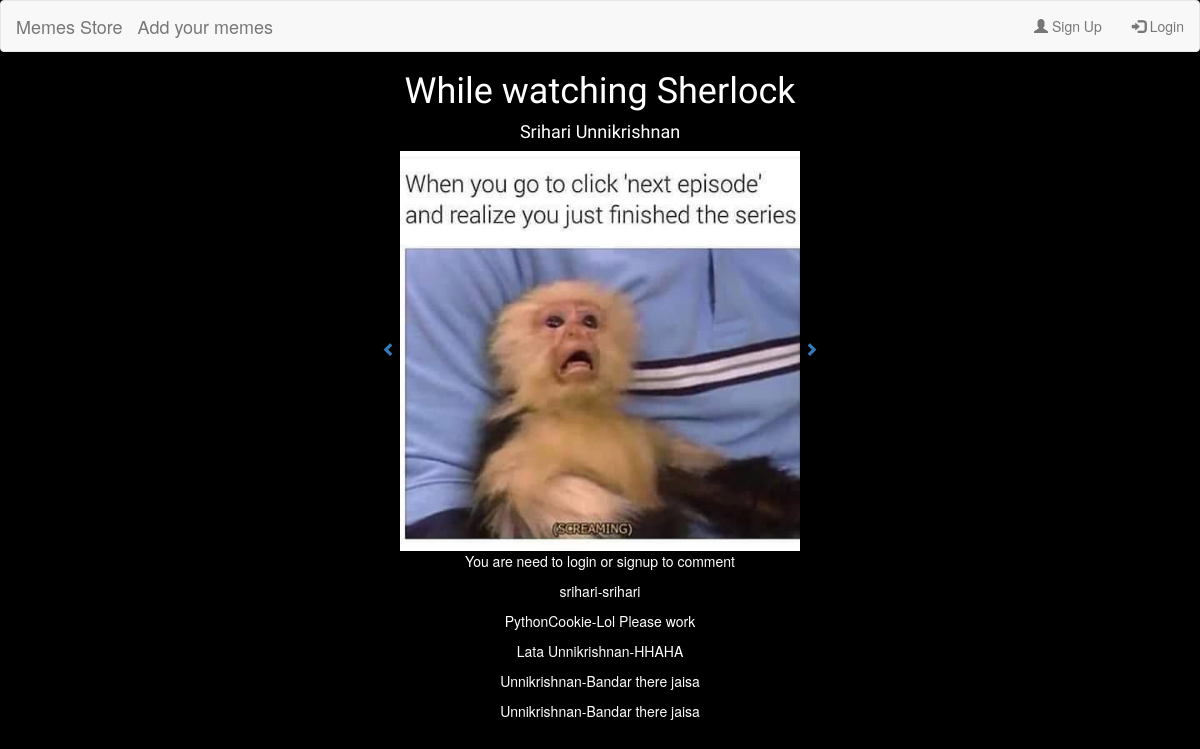
The page /photos/1/ on the database as committed earlier.
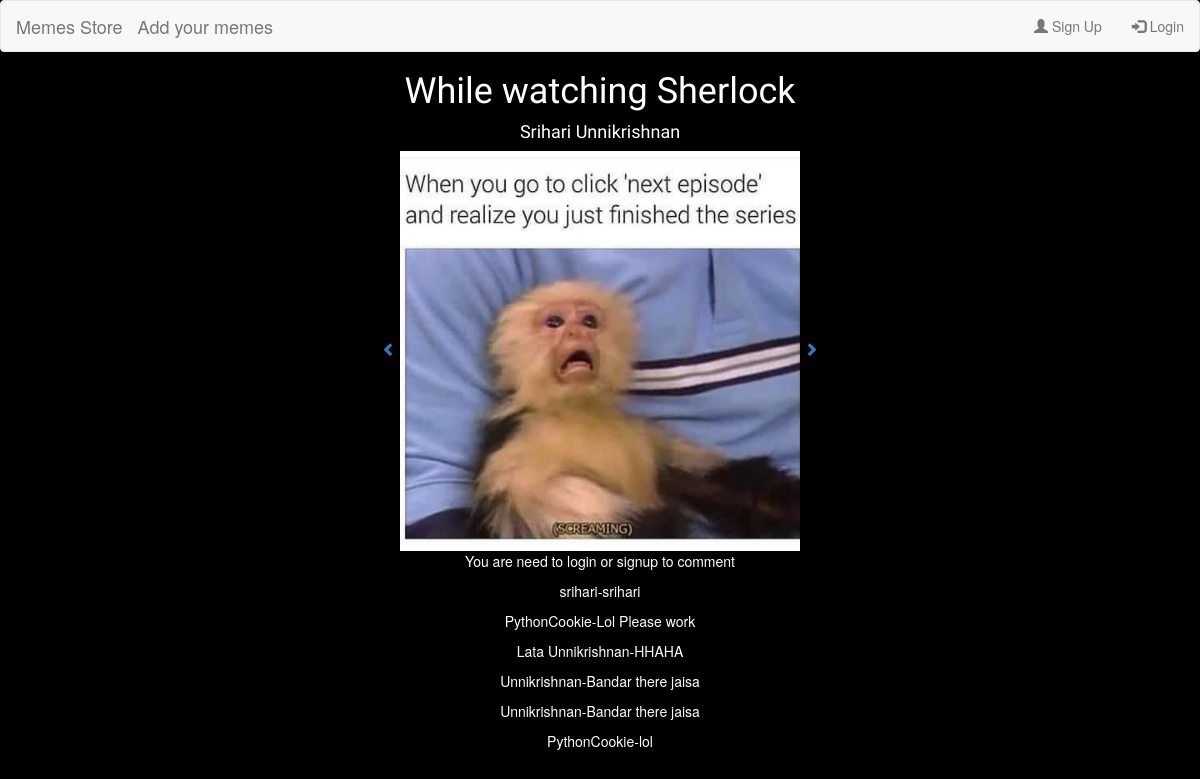
The same page on the database as committed later.
### photos/models.py (models this page shows, shortened)
class Memes(models.Model):
    joker=models.CharField(max_length=250)
    description=models.CharField(max_length=140)
    photo_link=models.FileField(upload_to=get_upload_file_name)

class Comment(models.Model):
    name=models.CharField(max_length=100)
    Memetitle=models.CharField(max_length=140)
    comment=models.CharField(max_length=100,null=True)

### photos/views.py (the view)
# urls.py: url(r'^(?P<meme_id>[0-9]+)/$',views.detail,name="meme_detail"),
def detail(request,meme_id):
     memes=get_object_or_404(Memes,pk=meme_id)
     if request.method=="POST":
         form=PostForm(request.POST)#populate
         if form.is_valid():
             comment=form.cleaned_data['comment']#add the data from the comment
             name=request.user.username
             meme_title=memes.description
             Comment.objects.create(name=name,comment=comment,Memetitle=meme_title)#make a new instance of the model
     else:
            form = PostForm()
     All_comments=Comment.objects.all()
     context={
         "name":memes.joker,
         "description":memes.description,
         "photo":memes.photo_link,
         "plus1":memes.id+1,
         "minus1":memes.id-1,
         "meme_id":meme_id,
         "form":form,
         "comment":All_comments,
         "hi":request.user.username
         }
     return render(request,"photos/detail.html",context)

### photos/templates/photos/detail.html (shortened to what this page needs)
<!DOCTYPE>
<html>
<head>
  <link rel="stylesheet" href="https://maxcdn.bootstrapcdn.com/bootstrap/3.3.7/css/bootstrap.min.css">
</head>
<body>
    <nav class="navbar navbar-default">
        <div class="container-fluid">
            <div class="navbar-header">
                <a class="navbar-brand" href="{%url 'memes_home'%}">Memes Store</a>
                <a class="navbar-brand" href="/photos/addmeme">Add your memes</a>
                </div>
                {%if not user.is_authenticated%}
                <ul class="nav navbar-nav navbar-right">
      <li><a href="/photos/add_me/"><span class="glyphicon glyphicon-user"></span> Sign Up</a></li>
      <li><a href="/photos/login/"><span class="glyphicon glyphicon-log-in"></span> Login</a></li>
    </ul>
    {%else%}
              <ul class="nav navbar-nav navbar-right">
      <li><a href="/photos/logout/"><span class="glyphicon glyphicon-log-out"></span>Not {{hi}}?,Logout</a></li>
              </ul>
    {%endif%}
        </div>
    </nav>
    <center>
        <h1>{{description}}</h1>
        <h4>{{name}}</h4></center>
    <center><a style="text-align:left;width:20%;" href="/photos/{{minus1}}">
          <span class="glyphicon glyphicon-chevron-left"></span>
        </a>
        {%load static%}
        <img src="{%static  photo%}" /><a style="text-align:left;width:20%;" href="/photos/{{plus1}}">
          <span class="glyphicon glyphicon-chevron-right"></span>
        </a></center>
       <center>
           {% if user.is_authenticated %}
           <form action="#" method="POST">
           {% csrf_token %}
           <div  style="padding-bottom: 10px;" > <span>{{form}}</span></div>
           <br/>
             <input  type="submit" value="Submit" />
       </form>
       {%else%}
       <p> You are need to login or signup to comment</p>
       {% endif %}
       {%for i in comment%}
       {%if i.Memetitle|lower == description|lower%}
       <p>{{i.name}}-{{i.comment}}</p>
       {%endif%}
       {%endfor%}
              </center>
</body>
</html>

### photos/templates/photos/detail.html (style rules this page uses)
body, html { color: white !important; background-color: black !important; }
h1,h4,form { font-family: 'Lobster' !important; }
img { width: 100%; max-width: 400px; }

Rows that differ between the two databases and show on the page:
added Comment: name "PythonCookie", comment "lol"
